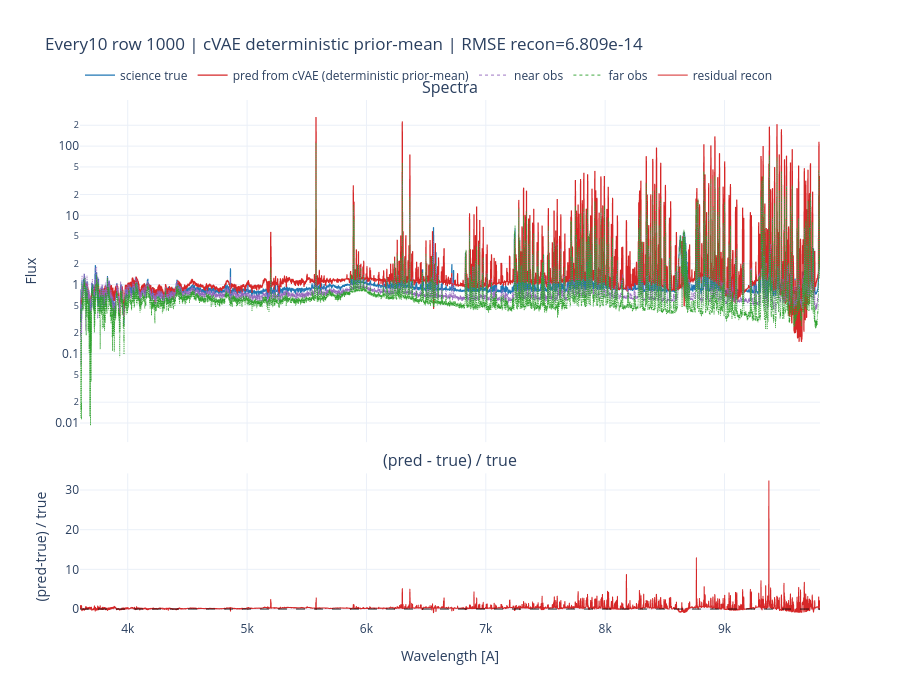

The cell this chart's notebook holds for it:
### Markdown cell above
## Full-Spectrum Test From Predicted Coefficients

> Primary workflow: predict SCI decomposition coefficients, then reconstruct SCI spectrum with the decomposition forward model.

Data usage policy:
- `*_meta_coef.fits` products are used only for **training** the coefficient model.
- The four `*_every10*.fits` files are used only for **testing** and are never seen during training.

This cell reconstructs only the requested row from the every10 set:
1. Predict science coefficients for that row.
2. Reconstruct the science spectrum using the row wavelength grid and LSF.
3. Plot reconstructed vs observed spectra and relative residuals.

### Code cell
# Full-spectrum reconstruction test for a single requested row using cVAE coefficients
import plotly.graph_objects as go

EVERY10_INPUT = "lvmsframe_median_stack_1.2.1_every10.fits"
EVERY10_NEAR = "lvmsframe_median_stack_1.2.1_every10_decomp_sky1.fits"
EVERY10_FAR = "lvmsframe_median_stack_1.2.1_every10_decomp_sky2.fits"
EVERY10_SCI = "lvmsframe_median_stack_1.2.1_every10_decomp_sci.fits"

# Set the row to reconstruct and inspect.
REQUESTED_ROW = 1000

# cVAE inference mode for reconstruction.
CVAE_DETERMINISTIC = True
CVAE_N_SAMPLES = 16

required = [
    "cvae_artifacts",
    "predict_sci_coefficients_cvae",
    "context_cols",
    "build_triplet_coef_dataset",
    "reconstruct_component_spectra",
    "_infer_base_dir_for_reconstruction",
]
missing = [k for k in required if k not in globals()]
if missing:
    raise RuntimeError("Run the cVAE training cells first. Missing: " + ", ".join(missing))

# 1) Load coefficients/context from every10 decomposition products.
e10_triplet = build_triplet_coef_dataset(
    input_fits_path=EVERY10_INPUT,
    sky_near_decomp_fits_path=EVERY10_NEAR,
    sky_far_decomp_fits_path=EVERY10_FAR,
    sci_decomp_fits_path=EVERY10_SCI,
    context_columns=context_cols,
    return_chi2=False,
)
n_e10 = int(e10_triplet["n_rows"])

# 2) Load observed spectra, wavelength grid, and LSF from every10 input.
with fits.open(EVERY10_INPUT) as hdul:
    for ext in ("FLUX_SKY_NEAR", "FLUX_SKY_FAR", "FLUX_SCI", "WAVE", "LSF_SCI"):
        if ext not in hdul:
            raise KeyError(f"Missing extension {ext} in {EVERY10_INPUT}")

    wave_arr = np.asarray(hdul["WAVE"].data, dtype=np.float64)
    flux_near_all = np.asarray(hdul["FLUX_SKY_NEAR"].data, dtype=np.float64)
    flux_far_all = np.asarray(hdul["FLUX_SKY_FAR"].data, dtype=np.float64)
    flux_sci_true_all = np.asarray(hdul["FLUX_SCI"].data, dtype=np.float64)
    lsf_sci_arr = np.asarray(hdul["LSF_SCI"].data, dtype=np.float64)

n_spec, n_wave = flux_sci_true_all.shape
if n_e10 != n_spec:
    raise ValueError(
        f"Row count mismatch: triplet has {n_e10} rows, spectra have {n_spec} rows. "
        "Check that every10 decomposition files were produced from the same input file."
    )

idx_row = int(REQUESTED_ROW)
if idx_row < 0 or idx_row >= n_spec:
    raise IndexError(f"REQUESTED_ROW={idx_row} out of range [0, {n_spec-1}]")

# Normalize WAVE/LSF arrays to per-row vectors, then select requested row.
wave_row = wave_arr if wave_arr.ndim == 1 else wave_arr[idx_row]
lsf_row = lsf_sci_arr if lsf_sci_arr.ndim == 1 else lsf_sci_arr[idx_row]

flux_near_row = flux_near_all[idx_row]
flux_far_row = flux_far_all[idx_row]
flux_sci_true_row = flux_sci_true_all[idx_row]

# 3) Predict SCI coefficients for the requested row only using cVAE.
coef_pred_row_batch = predict_sci_coefficients_cvae(
    cvae_artifacts,
    coef_near_phys=e10_triplet["coef_near"][idx_row:idx_row + 1],
    coef_far_phys=e10_triplet["coef_far"][idx_row:idx_row + 1],
    ctx_near_phys=e10_triplet["ctx_near"][idx_row:idx_row + 1],
    ctx_far_phys=e10_triplet["ctx_far"][idx_row:idx_row + 1],
    ctx_sci_phys=e10_triplet["ctx_sci"][idx_row:idx_row + 1],
    deterministic=bool(CVAE_DETERMINISTIC),
    n_samples=int(CVAE_N_SAMPLES),
    seed=42,
)
coef_pred_row = np.asarray(coef_pred_row_batch[0], dtype=np.float64)

# 4) Reconstruct only this row (fast path).
base_dir_guess = _infer_base_dir_for_reconstruction()
comps_i = reconstruct_component_spectra(
    wave=wave_row,
    coef=coef_pred_row,
    lsf_sigma=lsf_row / 2.35,
    n_spline_knots=25,
    base_dir=base_dir_guess,
)
flux_sci_pred_row = np.asarray(comps_i["total"], dtype=np.float64) / FACTOR

# 5) Single-row metrics.
resid_row = flux_sci_pred_row - flux_sci_true_row
rmse_row = float(np.sqrt(np.mean(resid_row ** 2)))
mae_row = float(np.mean(np.abs(resid_row)))
rel_resid_row = resid_row / np.where(flux_sci_true_row != 0, flux_sci_true_row, np.nan)

mode_txt = "deterministic prior-mean" if CVAE_DETERMINISTIC else f"MC mean ({int(CVAE_N_SAMPLES)} samples)"
print("Single-row reconstruction summary (every10, cVAE coefficients)")
print(f"  row index  = {idx_row}")
print(f"  n_wave     = {n_wave}")
print(f"  cVAE mode  = {mode_txt}")
print(f"  row RMSE   = {rmse_row:.6g}")
print(f"  row MAE    = {mae_row:.6g}")

# 6) Two-panel diagnostic plot: spectra (top, log) + relative residual (bottom).
fig = make_subplots(
    rows=2, cols=1,
    shared_xaxes=True,
    vertical_spacing=0.06,
    subplot_titles=("Spectra", "(pred - true) / true"),
    row_heights=[0.7, 0.3],
)

fig.add_trace(go.Scattergl(
    x=wave_row, y=flux_sci_true_row * FACTOR, mode="lines",
    name="science true", line=dict(color="#1f77b4", width=1.2)
), row=1, col=1)
fig.add_trace(go.Scattergl(
    x=wave_row, y=flux_sci_pred_row * FACTOR, mode="lines",
    name=f"pred from cVAE ({mode_txt})", line=dict(color="#d62728", width=1.2)
), row=1, col=1)
fig.add_trace(go.Scattergl(
    x=wave_row, y=flux_near_row * FACTOR, mode="lines",
    name="near obs", line=dict(color="#9467bd", width=0.9, dash="dot")
), row=1, col=1)
fig.add_trace(go.Scattergl(
    x=wave_row, y=flux_far_row * FACTOR, mode="lines",
    name="far obs", line=dict(color="#2ca02c", width=0.9, dash="dot")
), row=1, col=1)

fig.add_trace(go.Scattergl(
    x=wave_row, y=rel_resid_row, mode="lines",
    name="residual recon", line=dict(color="#d62728", width=1.0)
), row=2, col=1)
fig.add_hline(y=0, line=dict(color="black", width=0.8, dash="dash"), row=2, col=1)

fig.update_yaxes(type="log", title_text="Flux", row=1, col=1)
fig.update_yaxes(type="linear", title_text="(pred-true) / true", row=2, col=1)
fig.update_xaxes(title_text="Wavelength [A]", row=2, col=1)

fig.update_layout(
    template="plotly_white",
    title=f"Every10 row {idx_row} | cVAE {mode_txt} | RMSE recon={rmse_row:.4g}",
    height=700,
    legend=dict(orientation="h", yanchor="bottom", y=1.02, xanchor="left", x=0.0),
)
fig.show()

### Figure 1 — Plotly figure (JSON) as saved in the notebook; plotly's stock layout.template omitted (floating-point values rounded to 4 significant figures; data arrays with more than 128 entries replaced by an {"elided": "..."} marker saying what was removed)
{"data": [{"line": {"color": "#1f77b4", "width": 1.2}, "mode": "lines", "name": "science true", "type": "scattergl", "x": {"elided": "12401 float values"}, "xaxis": "x", "y": {"elided": "12401 float values"}, "yaxis": "y"}, {"line": {"color": "#d62728", "width": 1.2}, "mode": "lines", "name": "pred from cVAE (deterministic prior-mean)", "type": "scattergl", "x": {"elided": "12401 float values"}, "xaxis": "x", "y": {"elided": "12401 float values"}, "yaxis": "y"}, {"line": {"color": "#9467bd", "dash": "dot", "width": 0.9}, "mode": "lines", "name": "near obs", "type": "scattergl", "x": {"elided": "12401 float values"}, "xaxis": "x", "y": {"elided": "12401 float values"}, "yaxis": "y"}, {"line": {"color": "#2ca02c", "dash": "dot", "width": 0.9}, "mode": "lines", "name": "far obs", "type": "scattergl", "x": {"elided": "12401 float values"}, "xaxis": "x", "y": {"elided": "12401 float values"}, "yaxis": "y"}, {"line": {"color": "#d62728", "width": 1}, "mode": "lines", "name": "residual recon", "type": "scattergl", "x": {"elided": "12401 float values"}, "xaxis": "x2", "y": {"elided": "12401 float values"}, "yaxis": "y2"}], "layout": {"annotations": [{"font": {"size": 16}, "showarrow": false, "text": "Spectra", "x": 0.5, "xanchor": "center", "xref": "paper", "y": 1.0, "yanchor": "bottom", "yref": "paper"}, {"font": {"size": 16}, "showarrow": false, "text": "(pred - true) / true", "x": 0.5, "xanchor": "center", "xref": "paper", "y": 0.282, "yanchor": "bottom", "yref": "paper"}], "height": 700, "legend": {"orientation": "h", "x": 0, "xanchor": "left", "y": 1.02, "yanchor": "bottom"}, "shapes": [{"line": {"color": "black", "dash": "dash", "width": 0.8}, "type": "line", "x0": 0, "x1": 1, "xref": "x2 domain", "y0": 0, "y1": 0, "yref": "y2"}], "title": {"text": "Every10 row 1000 | cVAE deterministic prior-mean | RMSE recon=6.809e-14"}, "xaxis": {"anchor": "y", "domain": [0, 1], "matches": "x2", "showticklabels": false}, "xaxis2": {"anchor": "y2", "domain": [0, 1], "title": {"text": "Wavelength [A]"}}, "yaxis": {"anchor": "x", "domain": [0.342, 1.0], "title": {"text": "Flux"}, "type": "log"}, "yaxis2": {"anchor": "x2", "domain": [0, 0.282], "title": {"text": "(pred-true) / true"}, "type": "linear"}}}
